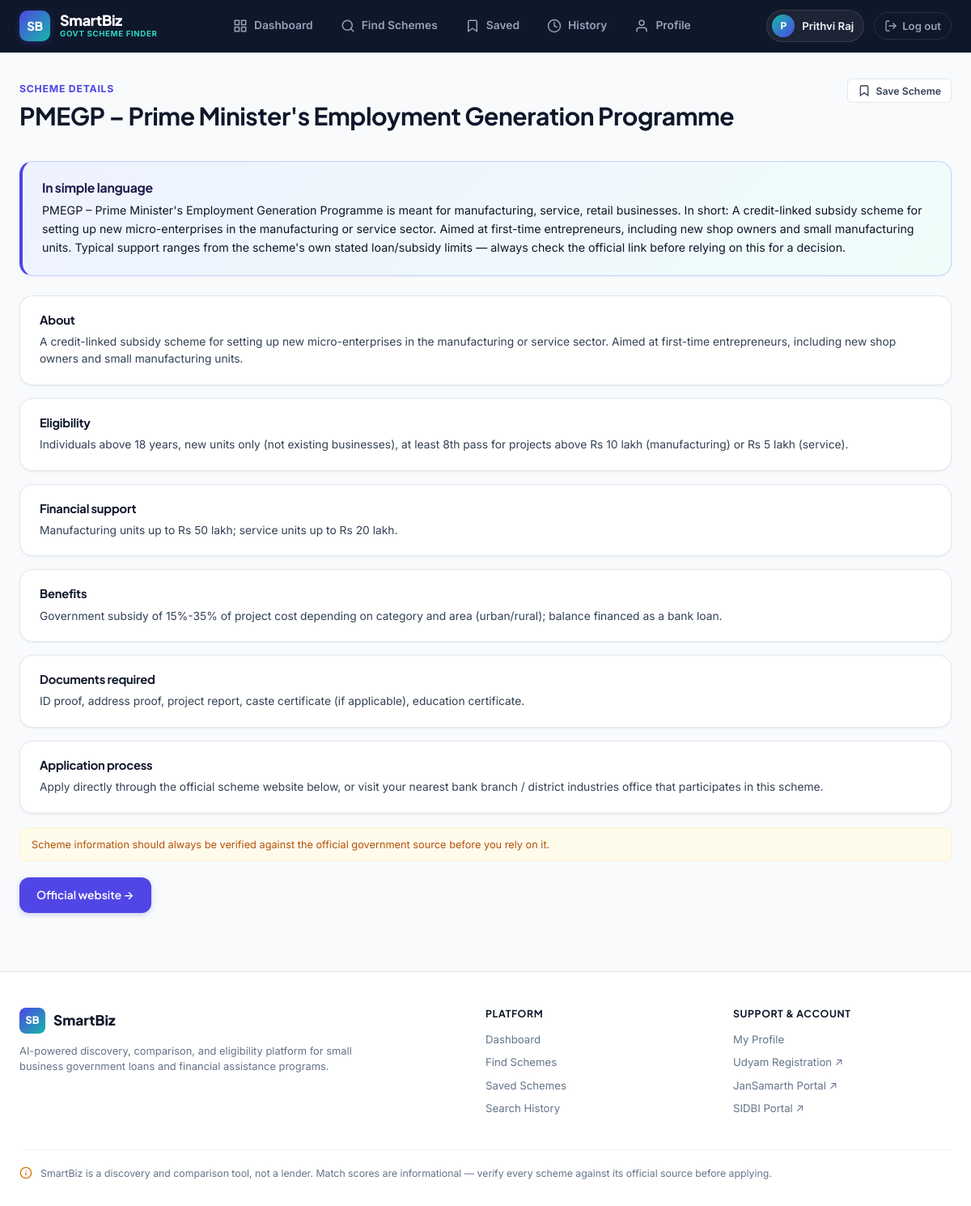
The page /scheme/1 (signed in) on the database its author committed.
### tables this page shows
CREATE TABLE schemes (
            scheme_id INTEGER PRIMARY KEY AUTOINCREMENT,
            scheme_name TEXT NOT NULL,
            description TEXT,
            eligibility TEXT,
            benefits TEXT,
            loan_details TEXT,
            documents TEXT,
            official_link TEXT,
            raw_json TEXT,
            last_updated TEXT DEFAULT (datetime('now'))
        );

### app.py (the view)
@app.route("/scheme/<int:scheme_id>")
@login_required
def scheme_details(scheme_id):
    db = get_db()
    row = db.execute("SELECT * FROM schemes WHERE scheme_id = ?", (scheme_id,)).fetchone()
    if not row:
        flash("Scheme not found.", "error")
        return redirect(url_for("find_schemes"))
    scheme = row_to_scheme(row)
    is_saved = db.execute(
        "SELECT 1 FROM saved_schemes WHERE user_id = ? AND scheme_id = ?",
        (session["user_id"], scheme_id),
    ).fetchone() is not None
    simple_explanation = explain_simple(scheme)
    return render_template("scheme-details.html", scheme=scheme, is_saved=is_saved,
                            simple_explanation=simple_explanation)

### ai/scheme_matcher.py (called while the page is built)
def explain_simple(scheme):
    return (
        f"{scheme['scheme_name']} is meant for {', '.join(scheme.get('business_types', ['a range of'])[:3])} "
        f"businesses. In short: {scheme['description'].strip()} "
        f"Typical support ranges from the scheme's own stated loan/subsidy limits — "
        f"always check the official link before relying on this for a decision."
    )

### app.py (called while the page is built, shortened)
def get_db():
    if "db" not in g:
        g.db = sqlite3.connect(DB_PATH)
        g.db.row_factory = sqlite3.Row
        g.db.execute("PRAGMA foreign_keys = ON")
    return g.db

def login_required(view):
    @wraps(view)
    def wrapped(*args, **kwargs):
        return view(*args, **kwargs)
    return wrapped

@app.context_processor
def inject_user():
    return {"current_user_name": session.get("user_name")}

def row_to_scheme(row):
    data = json.loads(row["raw_json"])
    data["scheme_id"] = row["scheme_id"]
    return data

### templates/scheme-details.html (shortened to what this page needs)
{% extends "base.html" %}
{% block content %}
<div class="detail-header">
  <div>
    <div class="eyebrow">Scheme details</div>
    <h1>{{ scheme.scheme_name }}</h1>
  </div>
  <div class="card-actions">
    <button type="button" class="btn-save-toggle {{ 'is-saved' if is_saved else '' }}" data-scheme-id="{{ scheme.scheme_id }}" aria-label="{{ 'Remove from saved' if is_saved else 'Save scheme' }}">
      {% if is_saved %}
      <svg class="save-icon" width="16" height="16" viewBox="0 0 24 24" fill="currentColor" stroke="currentColor" stroke-width="1"><path d="M19 21l-7-5-7 5V5a2 2 0 0 1 2-2h10a2 2 0 0 1 2 2z"></path></svg>
      <span class="save-btn-text">Saved Scheme</span>
      {% else %}
      <svg class="save-icon" width="16" height="16" viewBox="0 0 24 24" fill="none" stroke="currentColor" stroke-width="2"><path d="M19 21l-7-5-7 5V5a2 2 0 0 1 2-2h10a2 2 0 0 1 2 2z"></path></svg>
      <span class="save-btn-text">Save Scheme</span>
      {% endif %}
    </button>
  </div>
</div>
<div class="ai-explain">
  <h4>In simple language</h4>
  <p style="margin:0;">{{ simple_explanation }}</p>
</div>
<div class="detail-block">
  <h4>About</h4>
  <p style="margin:0;">{{ scheme.description }}</p>
</div>
<div class="detail-block">
  <h4>Eligibility</h4>
  <p style="margin:0;">{{ scheme.eligibility }}</p>
</div>
<div class="detail-block">
  <h4>Financial support</h4>
  <p style="margin:0;">{{ scheme.loan_details }}</p>
</div>
<div class="detail-block">
  <h4>Benefits</h4>
  <p style="margin:0;">{{ scheme.benefits }}</p>
</div>
<div class="detail-block">
  <h4>Documents required</h4>
  <p style="margin:0;">{{ scheme.documents }}</p>
</div>
<div class="detail-block">
  <h4>Application process</h4>
  <p style="margin:0;">Apply directly through the official scheme website below, or visit your nearest bank branch / district industries office that participates in this scheme.</p>
</div>
<div class="notice-box" style="margin-bottom:20px;">Scheme information should always be verified against the official government source before you rely on it.</div>
<a href="{{ scheme.official_link }}" target="_blank" rel="noopener" class="btn btn-primary">Official website &rarr;</a>
{% endblock %}

### rows shown on the page
schemes: scheme_name "PMEGP – Prime Minister's Employment Generation Programme", description "A credit-linked subsidy scheme for setting up new micro-enterprises in the manufacturing or service sector. Aimed at first-time entrepreneurs, including new shop owners and small manufacturing units.", eligibility "Individuals above 18 years, new units only (not existing businesses), at least 8th pass for projects above Rs 10 lakh (manufacturing) or Rs 5 lakh (service).", loan_details "Manufacturing units up to Rs 50 lakh; service units up to Rs 20 lakh.", benefits "Government subsidy of 15%-35% of project cost depending on category and area (urban/rural); balance financed as a bank loan.", documents "ID proof, address proof, project report, caste certificate (if applicable), education certificate."

### other values the page prints
{{ (current_user_name or 'U')[:1] | upper }} "P"
{{ current_user_name or 'Account' }} "Prithvi Raj"
